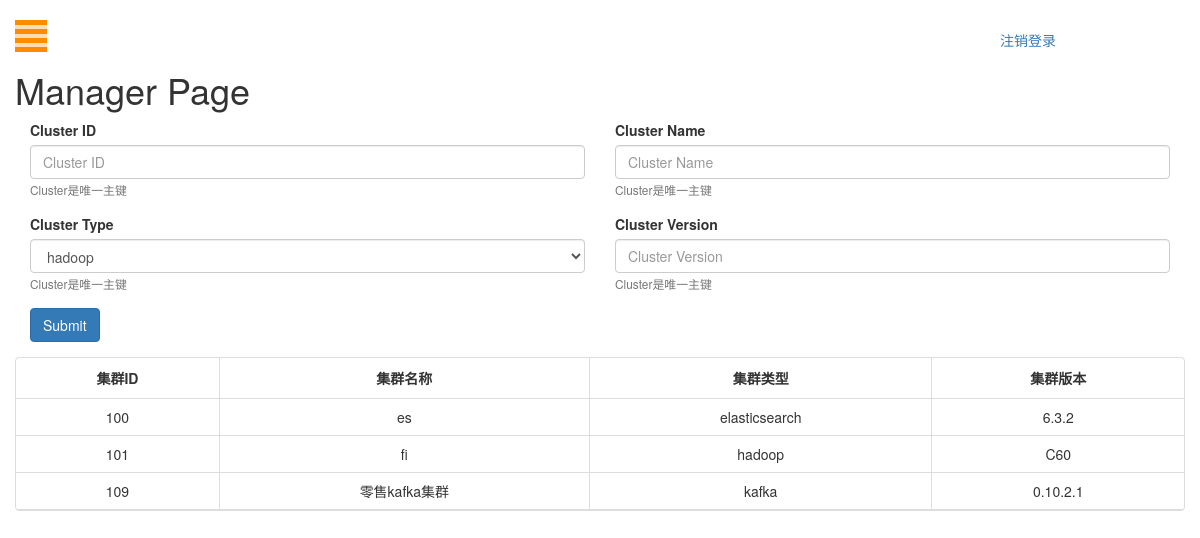
Screenshot of /cluster (signed in) with the database file from the repository.
### cmdb/models.py (models this page shows)
class ClusterBasicInfo(models.Model):
    cluster_id = models.IntegerField(primary_key=True)
    cluster_name = models.CharField(max_length=16)
    cluster_type = models.CharField(max_length=30)
    cluster_version = models.CharField(max_length=30, default="", blank=True, null=True)
    host_info = models.ManyToManyField(HostBasicInfo, through="ClusterHostMapping")

### cmdb/views.py (the view)
# urls.py: url(r'^cluster$', ClusterInfoView, name='cluster'),
@login_required(login_url="/login")
def ClusterInfoView(request):
    if request.method == "POST":
        cluster_id = request.POST['cluster_id']
        cluster_name = request.POST['cluster_name']
        cluster_type = request.POST['cluster_type']
        cluster_version = request.POST['cluster_version']
        clusterObject = ClusterBasicInfo.objects.update_or_create(
            cluster_id=cluster_id,
            cluster_name=cluster_name,
            cluster_type=cluster_type,
            cluster_version=cluster_version
        )
        clusterObject.save()
        AllclusterObject = ClusterBasicInfo.objects.all().order_by(ClusterFields.F_CLUSTER_ID)
    else:
        AllclusterObject = ClusterBasicInfo.objects.all().order_by(ClusterFields.F_CLUSTER_ID)
    return render(request, "manager.html", {"AllclusterObject": AllclusterObject,
                                            "cluster_type": options.CLUSTER_TYPE})

### templates/manager.html (shortened to what this page needs)
{% load static %}
<!DOCTYPE html>
<html lang="zh">
<head>
    <link rel="stylesheet" type="text/css" href="{% static 'css/bootstrap.css' %}">
    <link rel="stylesheet" type="text/css" href="{% static 'css/style.css' %}">
    <link rel="stylesheet" type="text/css" href="{% static 'bootstraptable/bootstrap-table.min.css' %}">
</head>
<body>
<div id="wrapper">
    <div id="page-content-wrapper">
        <button type="button" class="hamburger is-closed animated fadeInLeft" data-toggle="offcanvas">
            <span class="hamb-top"></span>
            <span class="hamb-middle"></span>
            <span class="hamb-bottom"></span>
        </button>
        <a class="col-md-offset-10" href="{% url 'logout' %}">注销登录</a>
        <div class="container">
            <div class="row">
                <h1>Manager Page</h1>
            </div>
            <div class="row">
                <form action="cluster" method="post">
                    <div class="form-row">
                        <div class="form-group col-md-6">
                            <label>Cluster ID</label>
                            <input type="text" class="form-control" name="cluster_id" placeholder="Cluster ID">
                            <small id="emailHelp" class="form-text text-muted">Cluster是唯一主键</small>
                        </div>
                        <div class="form-group col-md-6">
                            <label>Cluster Name</label>
                            <input type="text" class="form-control" name="cluster_name" placeholder="Cluster Name">
                            <small id="emailHelp" class="form-text text-muted">Cluster是唯一主键</small>
                        </div>
                    </div>
                    <div class="form-row">
                        <div class="form-group col-md-6">
                            <label>Cluster Type</label>
                            <select id="inputState" class="form-control" name="cluster_type">
                                {% for type in cluster_type %}
                                    <option>{{ type }}</option>
                                {% endfor %}
                            </select>
                            <small id="emailHelp" class="form-text text-muted">Cluster是唯一主键</small>
                        </div>
                        <div class="form-group col-md-6">
                            <label>Cluster Version</label>
                            <input type="text" class="form-control" name="cluster_version"
                                   placeholder="Cluster Version">
                            <small id="emailHelp" class="form-text text-muted">Cluster是唯一主键</small>
                        </div>
                    </div>
                    <div class="form-group col-md-6">
                        <button type="submit" class="btn btn-primary" onclick="return checkNull()">Submit</button>
                    </div>
                </form>
            </div>
            <div class="row">
                <table id="hdfs-table" data-toggle="table">
                    <thead>
                    <tr>
                        <th>集群ID</th>
                        <th data-field="name">集群名称</th>
                        <th>集群类型</th>
                        <th>集群版本</th>
                    </tr>
                    </thead>
                    <tbody>
                    {% for object in AllclusterObject %}
                        <tr>
                            <td>{{ object.cluster_id }}</td>
                            <td>{{ object.cluster_name }}</td>
                            <td>{{ object.cluster_type }}</td>
                            <td>{{ object.cluster_version }}</td>
                        </tr>
                    {% endfor %}
                    </tbody>
                </table>
            </div>
        </div>
    </div>
</div>
</body>
</html>

### static/css/style.css (style rules this page uses)
body { position: relative; overflow-x: hidden; }
body, html { height: 100%; background-color: white; }
#wrapper { -moz-transition: all 0.5s ease; -o-transition: all 0.5s ease; -webkit-transition: all 0.5s ease; padding-left: 0; transition: all 0.5s ease; }
#page-content-wrapper { padding-top: 30px; width: 100%; }
.hamburger { background: darkorange; border: none; display: block; height: 32px; margin-left: 15px; position: fixed; top: 20px; width: 32px; z-index: 999; }
.hamburger.is-closed:before { -webkit-transform: translate3d(0, 0, 0); -webkit-transition: all 0.35s ease-in-out; color: #ffffff; content: ''; display: block; font-size: 14px; line-height: 32px; opacity: 0; text-align: center; width: 100px; }
.hamburger.is-closed .hamb-top { -webkit-transition: all 0.35s ease-in-out; background-color: rgba(255, 255, 255, 0.7); top: 5px; }
.hamburger.is-closed .hamb-middle { background-color: rgba(255, 255, 255, 0.7); margin-top: -2px; top: 50%; }
.hamburger.is-closed .hamb-bottom { -webkit-transition: all 0.35s ease-in-out; background-color: rgba(255, 255, 255, 0.7); bottom: 5px; }
.hamburger.is-closed .hamb-top, .hamburger.is-closed .hamb-middle, .hamburger.is-closed .hamb-bottom, .hamburger.is-open .hamb-top, .hamburger.is-open .hamb-middle, .hamburger.is-open .hamb-bottom { height: 4px; left: 0; position: absolute; width: 100%; }
.table th, .table td { text-align: center; vertical-align: middle!important; }

### rows the page displays
ClusterBasicInfo: cluster_id "100", cluster_name "es", cluster_type "elasticsearch", cluster_version "6.3.2"
ClusterBasicInfo: cluster_id "101", cluster_name "fi", cluster_type "hadoop", cluster_version "C60"
ClusterBasicInfo: cluster_id "109", cluster_name "零售kafka集群", cluster_type "kafka", cluster_version "0.10.2.1"

### other values shown
form field cluster_type "hadoop"
